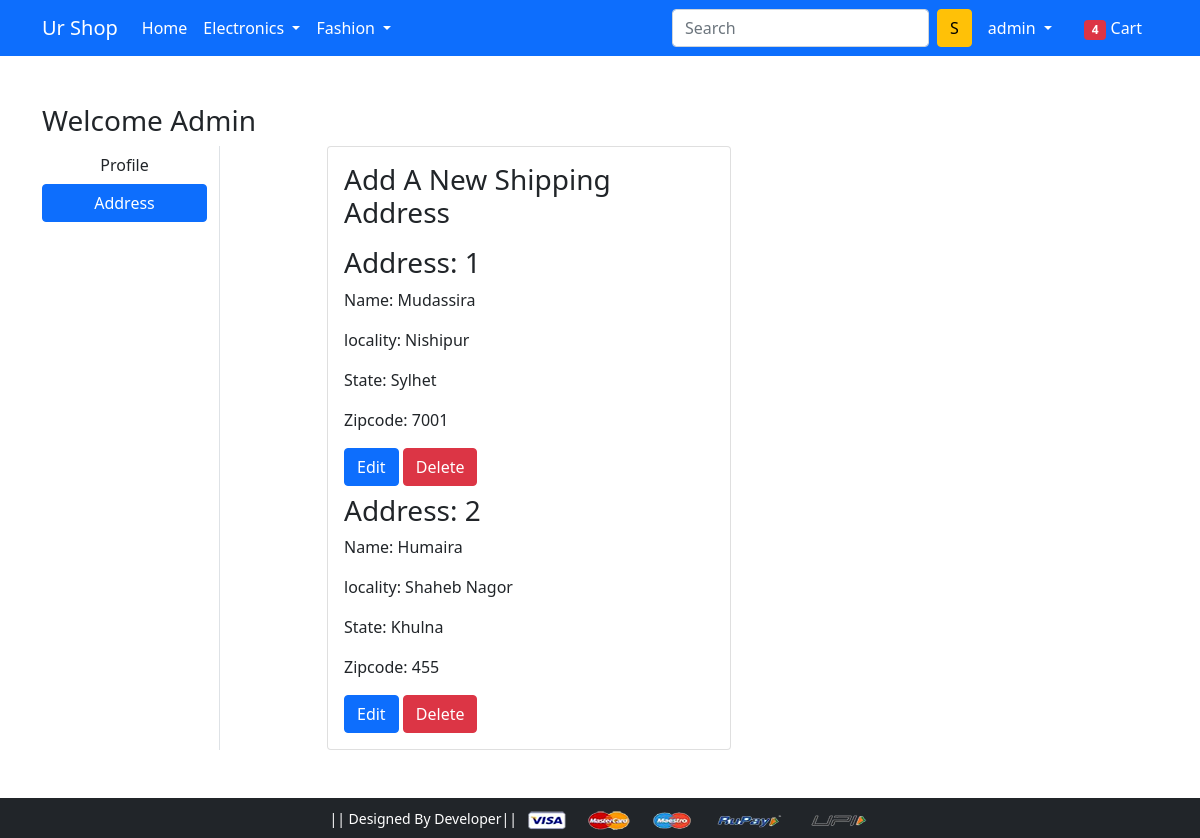
The page /address/ (signed in) on the database its author committed.
### app/models.py (models this page shows, shortened)
class Customer (models.Model):
    user = models.ForeignKey(User, on_delete=models.CASCADE)
    name = models.CharField(max_length=200)
    locality = models.CharField(max_length=200)
    city = models.CharField(max_length=200)
    zipcode = models.IntegerField()
    state = models.CharField(choices=DIVISION_CHOICES, max_length=200)

### app/views.py (the view)
# urls.py: path('address/', views.address, name='address'),
def address(request):
    address = Customer.objects.filter(user=request.user)
    return render(request, 'app/address.html', {'add': address, 'active': 'btn-primary'})

### app/templates/app/address.html (shortened to what this page needs)
{% extends 'app/base.html' %}
{% load static %}
{% block main-content %}
<div class="container my-5">
 <div class="row">
  <h3>Welcome <span class="text-capitalize">{{ request.user.username }}</span> </h3>
  <div class="col-sm-2 border-end">
   <ul class="list-unstyled">
    <li class="d-grid"><a href="{% url 'profile' %}" class="btn ">Profile</a></li>
    <li class="d-grid"><a href="{% url 'address' %}" class="btn {{active}}">Address</a></li>
   </ul>
  </div>
  <div class="col-sm-9 offset-sm-1">
   <div class="row">
    <div class="col-sm-6">
     <div class="card">
      <div class="card-body">
       <h3>Add A New Shipping Address</h3>
       {% for ad in add %}
       <h3>Address: {{forloop.counter}}</h3>
       <p>Name: {{ad.name}}</p>
       <p>locality: {{ad.locality}}</p>
       <p>State: {{ad.state}}</p>
       <p>Zipcode: {{ad.zipcode}}</p>
        <a href="{% url 'edit_address' ad.id %}" class="btn btn-primary">Edit</a>
          <form action="{% url 'delete' ad.id %}" method="post" class="d-inline">
              <input type="submit" class="btn btn-danger" value="Delete">
          </form>
       {% endfor %}
      </div>
     </div>
    </div>
   </div>
  </div>
 </div>
</div>
{% endblock main-content %}

### app/templates/app/base.html (shortened to what this page needs)
<!doctype html>
{% load static %}
<html lang="en">
  <head>
    <link href="https://cdn.jsdelivr.net/npm/bootstrap@5.0.0-beta1/dist/css/bootstrap.min.css" rel="stylesheet">
    <link rel="stylesheet" href="{% static 'app/css/owl.carousel.min.css' %}">
    <link rel="stylesheet" href="{% static 'app/css/all.min.css' %}">
    <link rel="stylesheet" href="{% static 'app/css/style.css' %}">
  </head>
  <body>
    <nav class="navbar navbar-expand-lg navbar-dark bg-primary">
     <div class="container">
       <a class="navbar-brand" href="/">Ur Shop</a>
       <div class="collapse navbar-collapse" id="navbarSupportedContent">
         <ul class="navbar-nav me-auto mb-2 mb-lg-0">
           <li class="nav-item">
             <a class="nav-link active" aria-current="page" href="/">Home</a>
           </li>
           <li class="nav-item dropdown">
             <a class="nav-link dropdown-toggle text-white" href="#" id="electronicsDropdown" role="button" data-bs-toggle="dropdown" aria-expanded="false">
               Electronics
             </a>
           </li>
           <li class="nav-item dropdown">
             <a class="nav-link dropdown-toggle text-white" href="#" id="fashionDropdown" role="button" data-bs-toggle="dropdown" aria-expanded="false">
               Fashion
             </a>
           </li>
         </ul>
         <form class="d-flex">
           <input class="form-control me-2" type="search" placeholder="Search" aria-label="Search">
           <button class="btn btn-warning" type="submit">S</button>
         </form>
         <div>
          <ul class="navbar-nav me-auto mb-2 mb-lg-0">
              {% if request.user.is_authenticated %}
           <li class="nav-item dropdown mx-2">
              <a class="nav-link dropdown-toggle text-white" href="#" id="profileDropdown" role="button" data-bs-toggle="dropdown" aria-expanded="false">
                {{ request.user.username }}
              </a>
            </li>
            <li class="nav-item mx-2">
             <a href="{% url 'show_cart' %}" class="nav-link text-white"><span class="badge bg-danger">4</span> Cart </a>
            </li>
              {% endif %}
          </ul>
         </div>
       </div>
     </div>
    </nav>
    {% block main-content %} {% endblock main-content %}
    <footer class="container-fluid bg-dark text-center p-2 mt-5">
        <small class="text-white"> || Designed By  Developer|| </small>
        <img src="{% static 'app/images/payment.png' %}" alt="" srcset="" class="img-fluid" height="2px">
    </footer>
  </body>
</html>

### rows shown on the page
Customer: name "Mudassira", locality "Nishipur", state "Sylhet", zipcode "7001"
Customer: name "Humaira", locality "Shaheb Nagor", state "Khulna", zipcode "455"

### other values the page prints
{{ request.user.username }} "admin"
{{ request.user.username }} "Admin"
